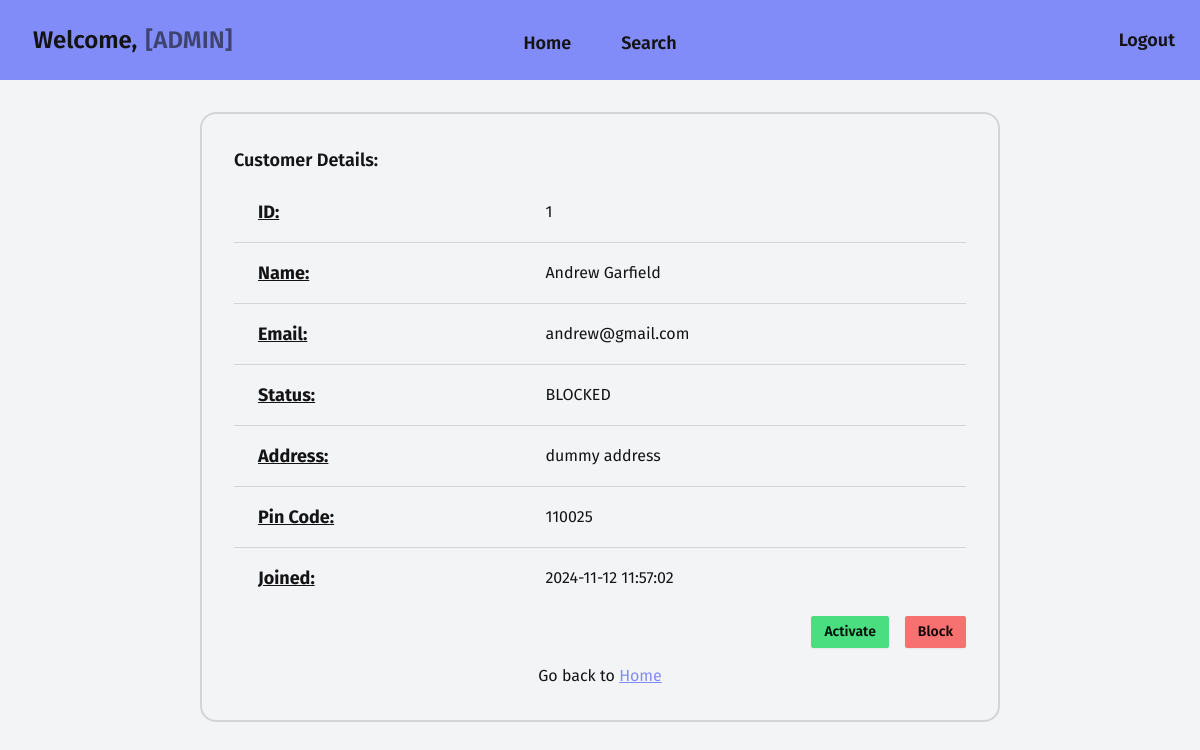
/admin/customer/details/1, run on the app's committed database.
### models.py (models this page shows, shortened)
class Customer(db.Model):
    __tablename__ = 'customer'
    id: Mapped[int] = mapped_column(
        Integer, primary_key=True, autoincrement="auto")
    user_id: Mapped[int] = mapped_column(ForeignKey("user.id"))
    user: Mapped["User"] = relationship(cascade="all,delete")
    contact: Mapped[str] = mapped_column(String(10), unique=True)
    address: Mapped[str] = mapped_column(Text)
    pincode: Mapped[str] = mapped_column(String(6))
    status: Mapped[str] = mapped_column(String, default="ACTIVE")
    service_requests: Mapped[List["ServiceRequest"]] = relationship(
        back_populates="customer", cascade="all,delete")
    created: Mapped[Optional[datetime]] = mapped_column(
        DateTime, server_default=func.now())
    updated: Mapped[Optional[datetime]] = mapped_column(
        DateTime, default=func.now(), onupdate=func.now())

class User(db.Model, UserMixin):
    __tablename__ = 'user'
    id: Mapped[int] = mapped_column(
        Integer, primary_key=True, autoincrement="auto")
    fullname: Mapped[str] = mapped_column(String(200))
    username: Mapped[str] = mapped_column(String(30), unique=True)
    email: Mapped[str] = mapped_column(String(200), unique=True)
    password: Mapped[str] = mapped_column(String(40))
    role: Mapped[str] = mapped_column(String(200))

### views.py (the view)
@app.route("/admin/customer/details/<cust_id>")
def customer_details(cust_id):
    customer = get_with_id(Customer, cust_id)
    if not customer:
        return redirect(url_for('not_found'))
    return render_template("admin/customer/details.html", customer=customer)

### models.py (called while the page is built)
def get_with_id(model, pkid):
    sql = select(model).where(model.id == pkid)
    result = db.session.scalars(sql).first()
    return result

### templates/admin/customer/details.html (shortened to what this page needs)
{% extends "base/admin/loggedin.html" %}
{% block content %}
<section class="w-2/3 card card-bordered border-2">
  <div class="card-body">
    {% if customer %}
    <h2 class="card-title text-lg">Customer Details:</h2>
    <table class="table table-lg">
      <tbody>
        <tr>
          <td class="text-lg font-bold underline">ID:</td>
          <td>{{ customer.id }}</td>
        </tr>
        <tr>
          <td class="text-lg font-bold underline">Name:</td>
          <td>{{ customer.user.fullname }}</td>
        </tr>
        <tr>
          <td class="text-lg font-bold underline">Email:</td>
          <td>{{ customer.user.email }}</td>
        </tr>
        <tr>
          <td class="text-lg font-bold underline">Status:</td>
          <td>{{ customer.status }}</td>
        </tr>
        <tr>
          <td class="text-lg font-bold underline">Address:</td>
          <td>{{ customer.address }}</td>
        </tr>
        <tr>
          <td class="text-lg font-bold underline">Pin Code:</td>
          <td>{{ customer.pincode }}</td>
        </tr>
        <tr>
          <td class="text-lg font-bold underline">Joined:</td>
          <td>{{ customer.created }}</td>
        </tr>
      </tbody>
    </table>
    <div class="flex items-center justify-end gap-4">
      <a href="{{ url_for('customer_activate', cust_id=customer.id) }}">
        <button class="btn btn-sm btn-success">Activate</button>
      </a>
      <a href="{{ url_for('customer_block', cust_id=customer.id) }}">
        <button class="btn btn-sm btn-error">Block</button>
      </a>
    </div>
    {% else %}
    <p class="text-center text-lg font-bold">Requested customer not found</p>
    {% endif %}
    <p class="text-center pt-2">
      Go back to <a href="{{ url_for('admin_home') }}" class="link link-primary">Home</a>
    </p>
  </div>
</section>
{% endblock %}

### data on the page
Customer: id "1", status "BLOCKED", address "dummy address", pincode "110025", created "2024-11-12 11:57:02"
User: user.fullname "Andrew Garfield", user.email "andrew@gmail.com"
